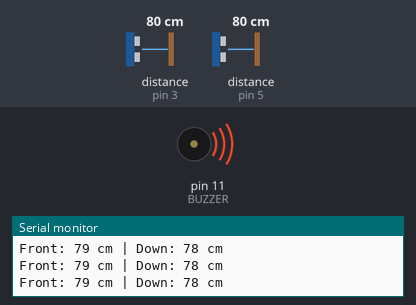
The sketch below on a simulated Arduino Uno, built with avr-gcc and run on an emulated ATmega328P. On the bench: buzzer (waves = sounding), the last lines printed to the serial monitor. Wiring (inferred from the names in the program): 2 × ultrasonic range finder: trigger pin 2, echo pin 3 / trigger pin 4, echo pin 5. The inputs (shaded band) are chosen by the test bench; at power-on: distance to the obstacle (sensors on pin 3, pin 5) 80 cm. The echo pulse lasts 58.3 µs per cm.

Above: at 1.2 s.
1.3 s: distance to the obstacle (sensor on pin 3) set to 65 cm
4.3 s: distance to the obstacle (sensor on pin 3) set to 56 cm
At 4.82 s:
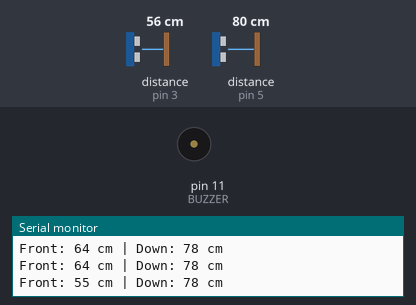
7.3 s: distance to the obstacle (sensor on pin 5) set to 120 cm
At 7.46 s:
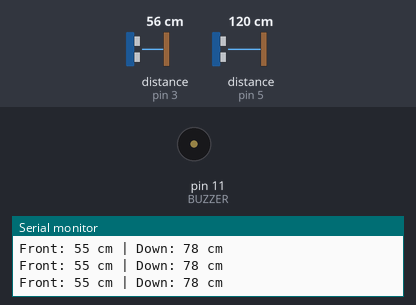
10.3 s: distance to the obstacle (sensor on pin 3) set to 9 cm
Timing chart, 0 to 14.3 s (numbered marks = the images above; inputs shaded):
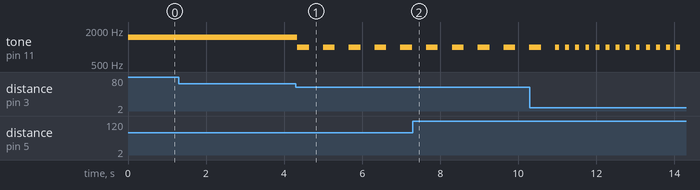

The sketch:

code.ino
```cpp
// ---------------- CONFIG ----------------
#define TRIG_FRONT 2
#define ECHO_FRONT 3

#define TRIG_DOWN 4
#define ECHO_DOWN 5

#define BUZZER 11

// Distance thresholds (cm)
#define FRONT_ALERT 60
#define FRONT_CLOSE 20
#define FRONT_DANGER 5

#define DOWN_ALERT 30   // pit / stairs detection

// ---------------------------------------

long readDistance(int trigPin, int echoPin) {
  digitalWrite(trigPin, LOW);
  delayMicroseconds(2);

  digitalWrite(trigPin, HIGH);
  delayMicroseconds(10);
  digitalWrite(trigPin, LOW);

  long duration = pulseIn(echoPin, HIGH);
  long distance = (duration * 0.034) / 2;

  return distance;
}

void setup() {
  pinMode(TRIG_FRONT, OUTPUT);
  pinMode(ECHO_FRONT, INPUT);

  pinMode(TRIG_DOWN, OUTPUT);
  pinMode(ECHO_DOWN, INPUT);

  pinMode(BUZZER, OUTPUT);

  Serial.begin(9600);
}

void loop() {

  long frontDist = readDistance(TRIG_FRONT, ECHO_FRONT);
  long downDist = readDistance(TRIG_DOWN, ECHO_DOWN);

  Serial.print("Front: ");
  Serial.print(frontDist);
  Serial.print(" cm | Down: ");
  Serial.print(downDist);
  Serial.println(" cm");

  // ---------------- FRONT OBSTACLE ----------------

  if (frontDist > 0 && frontDist <= FRONT_DANGER) {
    // VERY CLOSE → continuous beep
    tone(BUZZER, 1000);
  }
  else if (frontDist > FRONT_DANGER && frontDist <= FRONT_CLOSE) {
    // Close → fast beep
    tone(BUZZER, 1000);
    delay(100);
    noTone(BUZZER);
    delay(100);
  }
  else if (frontDist > FRONT_CLOSE && frontDist <= FRONT_ALERT) {
    // Medium distance → slow beep
    tone(BUZZER, 1000);
    delay(300);
    noTone(BUZZER);
    delay(300);
  }

  // ---------------- DOWN SENSOR (STAIRS/PIT) ----------------

  else if (downDist > DOWN_ALERT) {
    // Pit detected → continuous alert
    tone(BUZZER, 1500);
  }

  else {
    // Safe
    noTone(BUZZER);
  }

  delay(50);
}
```

Measured:
- the behaviour switches between 62 and 61 cm on distance to the obstacle (sensor on pin 3) (found by bisection; images 0 and 1)
- after the input at 4.3 s, tone on pin 11 (BUZZER): alternates 1000 Hz for 0.30 s and silent for 0.36 s, starting at once
